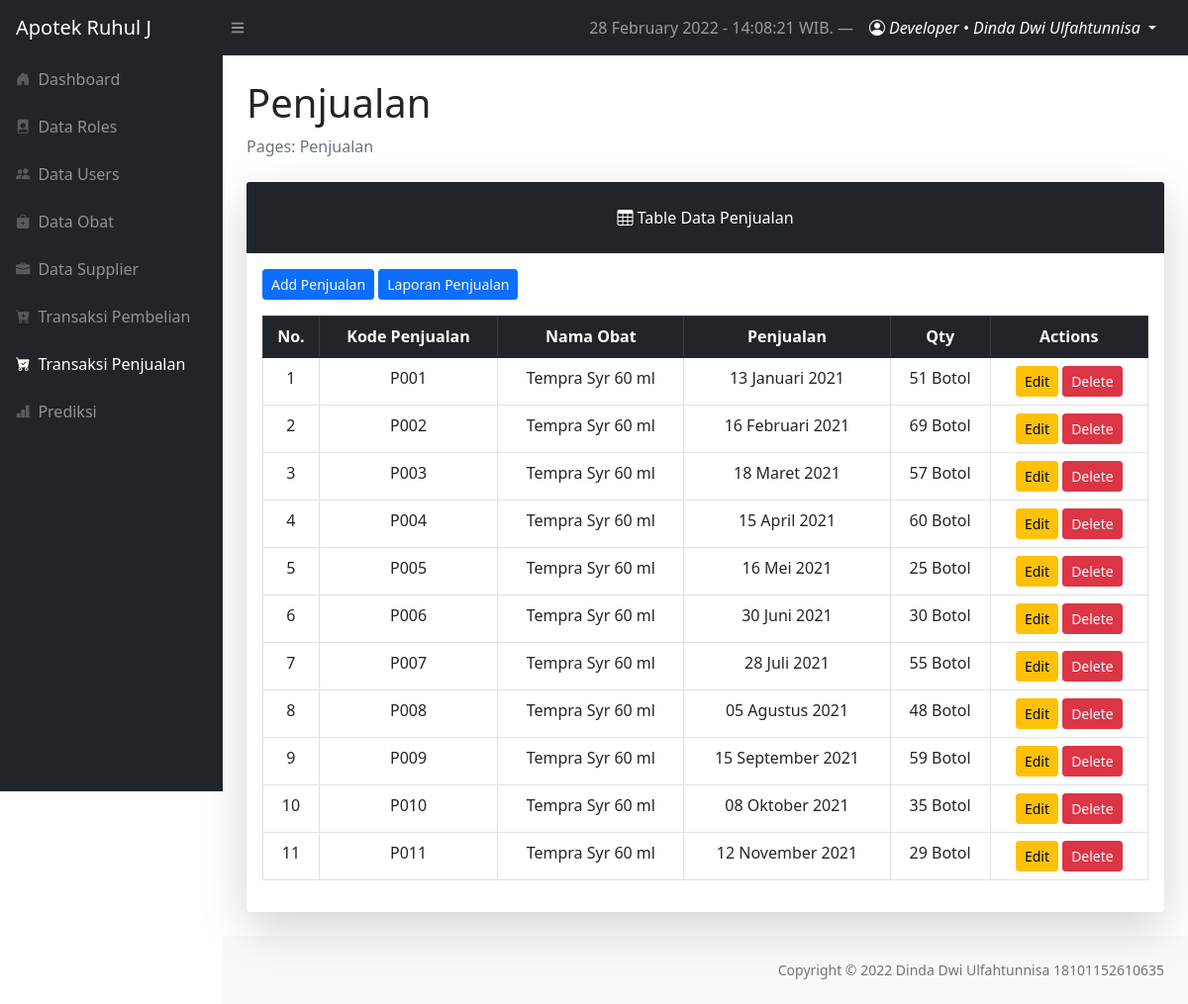
/layouts/dashboard/index.php?page=penjualan (signed in), run on the app's committed database.
### tables this page shows
CREATE TABLE `tbl_penjualan` (
  `penjualan_id` int(11) NOT NULL,
  `kode_penjualan` varchar(10) NOT NULL,
  `obat_id` int(11) NOT NULL,
  `bulan` int(11) NOT NULL,
  `tahun` year(4) NOT NULL,
  `tgl_penjualan` date NOT NULL,
  `jumlah` int(11) NOT NULL
);

CREATE TABLE `tbl_obat` (
  `obat_id` int(11) NOT NULL,
  `kode_obat` varchar(10) NOT NULL,
  `nama_obat` varchar(50) NOT NULL,
  `kedaluwarsa` date NOT NULL,
  `harga_beli` int(11) NOT NULL,
  `harga_jual` int(11) NOT NULL,
  `satuan_obat` varchar(10) NOT NULL,
  `stok` int(11) NOT NULL,
  `supplier_id` int(11) NOT NULL
);

### config/config.php (called while the page is built, shortened)
<?php
$localhost  = "localhost";
$username   = "root";
$password   = "root";
$db         = "forecasting_apotek";
$conn = mysqli_connect($localhost, $username, $password, $db);
function query($query)
{
    global $conn;
    $result = mysqli_query($conn, $query);
    while ($row = mysqli_fetch_assoc($result)) {
        $rows[] = $row;
    }
    return $rows;
}
function TanggalIndo($date)
{
    $BulanIndo = array("Januari", "Februari", "Maret", "April", "Mei", "Juni", "Juli", "Agustus", "September", "Oktober", "November", "Desember");
    $tahun = substr($date, 0, 4);
    $bulan = substr($date, 5, 2);
    $tgl   = substr($date, 8, 2);
    $result = $tgl . " " . $BulanIndo[(int) $bulan - 1] . " " . $tahun;
    return ($result);
}

### layouts/dashboard/penjualan/index.php (the view, shortened to what this page needs)
<?php
require '../../config/config.php';
$penjualans = query("SELECT * FROM tbl_penjualan INNER JOIN tbL_obat ON tbl_penjualan.obat_id = tbl_obat.obat_id");
$no = 1;
?>
<main>
    <div class="container-fluid px-4">
        <h1 class="mt-4">Penjualan</h1>
        <ol class="breadcrumb mb-4">
            <li class="breadcrumb-item active">Pages: Penjualan</li>
        </ol>
        <div class="card shadow-lg border-0 mb-4">
            <div class="card-header border-0 text-center p-4 bg-dark text-white">
                <i class="bi bi-table"></i>
                Table Data Penjualan
            </div>
            <div class="card-body">
                <a href="?page=penjualan/create" class="btn btn-sm btn-primary mb-3">Add Penjualan</a>
                <a href="?page=penjualan/laporan" class="btn btn-sm btn-primary mb-3">Laporan Penjualan</a>
                <table class="table table-bordered table-hover table-responsive-sm text-center">
                    <thead class="table-dark">
                        <th scope="col">No.</th>
                        <th scope="col">Kode Penjualan</th>
                        <th scope="col">Nama Obat</th>
                        <th scope="col">Penjualan</th>
                        <th scope="col">Qty</th>
                        <th scope="col">Actions</th>
                    </thead>
                    <tbody>
                        <?php foreach ($penjualans as $penjualan) : ?>
                            <tr>
                                <td><?= $no++; ?></td>
                                <td><?= $penjualan['kode_penjualan']; ?></td>
                                <td><?= $penjualan['nama_obat']; ?></td>
                                <td><?= TanggalIndo($penjualan['tgl_penjualan']); ?></td>
                                <td><?= $penjualan['jumlah'] ?> <?= $penjualan['satuan_obat'] ?></td>
                                <td>
                                    <a href="index.php?page=penjualan/update&id=<?= $penjualan['penjualan_id'] ?>" class="btn btn-sm btn-warning">Edit</a>
                                    <a href="index.php?page=penjualan/delete&id=<?= $penjualan['penjualan_id'] ?>" class="btn btn-sm btn-danger" onclick="return confirm('Are you sure to delete Penjualan?')">Delete</a>
                                </td>
                            </tr>
                        <?php endforeach; ?>
                    </tbody>
                </table>
            </div>
        </div>
</main>

### data on the page
tbl_penjualan: kode_penjualan "P001", obat.nama_obat "Tempra Syr 60 ml", tgl_penjualan "13 Januari 2021", jumlah "51", obat.satuan_obat "Botol"
tbl_penjualan: kode_penjualan "P002", obat.nama_obat "Tempra Syr 60 ml", tgl_penjualan "16 Februari 2021", jumlah "69", obat.satuan_obat "Botol"
tbl_penjualan: kode_penjualan "P003", obat.nama_obat "Tempra Syr 60 ml", tgl_penjualan "18 Maret 2021", jumlah "57", obat.satuan_obat "Botol"
tbl_penjualan: kode_penjualan "P004", obat.nama_obat "Tempra Syr 60 ml", tgl_penjualan "15 April 2021", jumlah "60", obat.satuan_obat "Botol"
tbl_penjualan: kode_penjualan "P005", obat.nama_obat "Tempra Syr 60 ml", tgl_penjualan "16 Mei 2021", jumlah "25", obat.satuan_obat "Botol"
tbl_penjualan: kode_penjualan "P006", obat.nama_obat "Tempra Syr 60 ml", tgl_penjualan "30 Juni 2021", jumlah "30", obat.satuan_obat "Botol"
tbl_penjualan: kode_penjualan "P007", obat.nama_obat "Tempra Syr 60 ml", tgl_penjualan "28 Juli 2021", jumlah "55", obat.satuan_obat "Botol"
tbl_penjualan: kode_penjualan "P008", obat.nama_obat "Tempra Syr 60 ml", tgl_penjualan "05 Agustus 2021", jumlah "48", obat.satuan_obat "Botol"
tbl_penjualan: kode_penjualan "P009", obat.nama_obat "Tempra Syr 60 ml", tgl_penjualan "15 September 2021", jumlah "59", obat.satuan_obat "Botol"
tbl_penjualan: kode_penjualan "P010", obat.nama_obat "Tempra Syr 60 ml", tgl_penjualan "08 Oktober 2021", jumlah "35", obat.satuan_obat "Botol"
tbl_penjualan: kode_penjualan "P011", obat.nama_obat "Tempra Syr 60 ml", tgl_penjualan "12 November 2021", jumlah "29", obat.satuan_obat "Botol"

### other printed values
$timenow "28 February 2022 - 14:08:21"
$_SESSION['username'] "Developer"
$_SESSION['fullname'] "Dinda Dwi Ulfahtunnisa"
